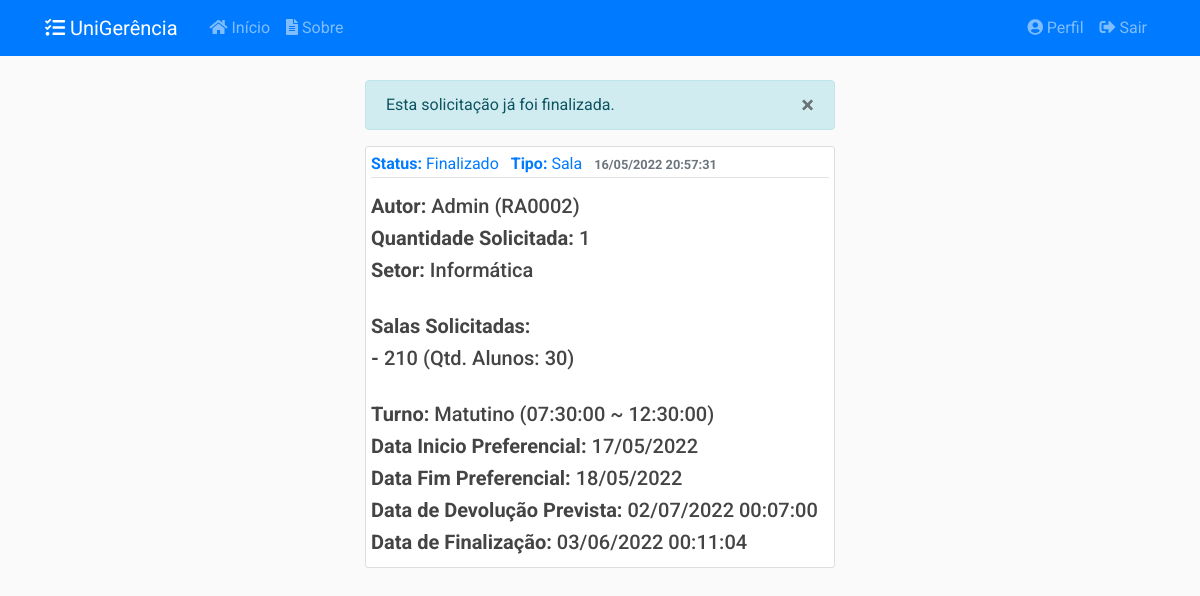
Page /solicitacoes/1 (signed in) on the committed database.
### app/models/solicitacoes.py (models this page shows, shortened)
class Solicitacao(db.Model):
    __tablename__ = 'solicitacoes'
    __table_args__ = {'extend_existing': True}
    id = db.Column(db.Integer, primary_key=True)
    status = db.Column(db.Enum(Status), default=Status.ABERTO.name)
    data_abertura = db.Column(db.DateTime, nullable=False,
                              default=datetime.now().astimezone(fuso_horario))
    data_inicio_pref = db.Column(db.Date, nullable=False)
    data_fim_pref = db.Column(db.Date, nullable=False)
    data_retirada = db.Column(db.DateTime, nullable=True)
    data_devolucao = db.Column(db.DateTime, nullable=True)
    data_cancelamento = db.Column(db.DateTime, nullable=True)
    data_finalizacao = db.Column(db.DateTime, nullable=True)
    quantidade = db.Column(db.Integer, nullable=False, default=0)
    descricao = db.Column(db.String(20), nullable=False)
    tipo = db.Column(db.String(20), nullable=False)
    ativo = db.Column(db.Boolean, nullable=False, default=True)
    usuario_id = db.Column(db.Integer, db.ForeignKey('usuarios.id'),
                           nullable=False)
    turno_id = db.Column(db.Integer, db.ForeignKey('turnos.id'),
                           nullable=False)
    turno = db.relationship('Turno', back_populates='solicitacoes')
    __mapper_args__ = {
        'polymorphic_identity': 'SOLICITACAO',
        'polymorphic_on': tipo
    }
    def __repr__(self):
        return f"Solicitação #{self.id} - {self.tipo} - {self.status.value}"
    def recuperar_id(sol_id):
        return Solicitacao.query.filter_by(id=sol_id).filter_by(ativo=True).first_or_404()
    def tempo_restante(self):
        if(self.data_devolucao and self.status.name == 'EMUSO'):
            agora = datetime.now().astimezone(fuso_horario)
            tempo_restante = int(datetime.timestamp(self.data_devolucao) -
                                  datetime.timestamp(agora))
            if tempo_restante <= 0:
                return None
            minutos, segundos = divmod(tempo_restante, 60)
            horas, minutos = divmod(minutos, 60)
            dias, horas = divmod(horas, 24)
            return "%01dd, %01dh, %01dmin" % (dias, horas, minutos)
        else:
            return None
    def verificar_autor(self, usuario):
        if self.autor == usuario or usuario.tipo.name == 'ADMIN':
            return True
        else:
            return False

class Turno(db.Model):
    __tablename__ = 'turnos'
    __table_args__ = {'extend_existing': True}
    id = db.Column(db.Integer, primary_key=True)
    name = db.Column(db.String(20), unique=True, nullable=False)
    hora_inicio = db.Column(db.Time, nullable=False)
    hora_fim = db.Column(db.Time, nullable=False)
    ativo = db.Column(db.Boolean, nullable=False, default=True)
    solicitacoes = db.relationship('Solicitacao', back_populates='turno')
    def __repr__(self):
        return f"{self.name} ({self.hora_inicio} ~ {self.hora_fim})"

### app/models/usuarios.py (models this page shows, shortened)
class Usuario(db.Model, UserMixin):
    __tablename__ = 'usuarios'
    __table_args__ = {'extend_existing': True}
    id = db.Column(db.Integer, primary_key=True)
    nome = db.Column(db.String(100), nullable=False)
    identificacao = db.Column(db.String(20), unique=True, nullable=False)
    email = db.Column(db.String(100), unique=True, nullable=False)
    senha = db.Column(db.String(60), nullable=False)
    data_cadastro = db.Column(db.DateTime, nullable=False,
                              default=datetime.now().astimezone(fuso_horario))
    data_atualizacao = db.Column(db.DateTime, nullable=True)
    tipo = db.Column(db.Enum(TipoUsuario), nullable=False)
    ativo = db.Column(db.Boolean, nullable=False, default=True)
    imagem_perfil = db.Column(db.String(20), nullable=False,
                              default='default.jpg')
    posts = db.relationship('Post', backref='autor',
                            foreign_keys='Post.usuario_id', lazy=True)
    recipiente = db.relationship('Post', backref='destinatario',
                                 foreign_keys='Post.destinatario_id', lazy=True)
    solicitacoes = db.relationship('Solicitacao', backref='autor', lazy=True)
    relatorios = db.relationship('Relatorio', backref='autor', lazy=True)
    def __repr__(self):
        return f"{self.nome} ({self.identificacao})"

### app/models/salas.py (models this page shows, shortened)
class Setor(db.Model):
    __tablename__ = 'setores'
    __table_args__ = {'extend_existing': True}
    id = db.Column(db.Integer, primary_key=True)
    name = db.Column(db.String(50), unique=True, nullable=False)
    ativo = db.Column(db.Boolean, nullable=False, default=True)
    solicitacoes = db.relationship('SolicitacaoSala', back_populates='setor')
    salas = db.relationship('Sala', back_populates='setor')

class Sala(db.Model):
    __tablename__ = 'salas'
    __table_args__ = {'extend_existing': True}
    id = db.Column(db.Integer, primary_key=True)
    numero = db.Column(db.String(20), nullable=False)
    qtd_aluno = db.Column(db.Integer, nullable=False)
    data_cadastro = db.Column(db.DateTime, nullable=False,
                              default=datetime.now().astimezone(fuso_horario))
    data_atualizacao = db.Column(db.DateTime, nullable=True)
    status = db.Column(db.Enum(Status), default=Status.ABERTO.name)
    motivo_indisponibilidade = db.Column(db.Text, nullable=True)
    ativo = db.Column(db.Boolean, nullable=False, default=True)
    setor_id = db.Column(db.Integer, db.ForeignKey('setores.id'), nullable=False)
    solicitacoes = db.relationship('SolicitacaoSala', secondary=solicitacao_s,
                                   back_populates='salas')
    relatorios = db.relationship('RelatorioSala', back_populates='sala')
    setor = db.relationship('Setor', back_populates='salas')

### app/controllers/solicitacoes.py (the view)
@solicitacoes.route("/<int:solicitacao_id>", methods=['GET'])
@login_required
def solicitacao(solicitacao_id):
    solicitacao = Solicitacao.recuperar_id(solicitacao_id)
    if not solicitacao.verificar_autor(current_user):
        abort(403)
    tempo_restante= solicitacao.tempo_restante()
    return render_template('solicitacoes/solicitacao.html',
                           title=solicitacao, solicitacao=solicitacao,
                           tempo_restante=tempo_restante)

### app/models/usuarios.py (called while the page is built)
@login_manager.user_loader
def load_user(user_id):
    return Usuario.query.get(int(user_id))

### app/templates/solicitacoes/solicitacao.html (shortened to what this page needs)
{% extends "layout.html" %}
{% block conteudo %}
{% if solicitacao.status.name != 'PENDENTE' %}
<div class="alert alert-info" role="alert" id="alert-message">
    <button type="button" class="close" data-dismiss="alert">
    <span>&times;</span>
    </button>
    {% if solicitacao.status.name == 'ABERTO' %}
    Esta solicitação ainda não foi confirmada.
    {% elif solicitacao.status.name == 'SOLICITADO' %}
    Esta solicitação está na lista de espera.
    {% elif solicitacao.status.name == 'CONFIRMADO' %}
    Esta solicitação foi confirmada.
    {% elif solicitacao.status.name == 'EMUSO' %}
    Esta solicitação está em uso.
    {% elif solicitacao.status.name == 'CANCELADO' %}
    Esta solicitação foi cancelada.
    {% elif solicitacao.status.name == 'FECHADO' %}
    Esta solicitação já foi finalizada.
    {% endif %}
</div>
{% endif %}
<article class="media content-section">
    <div class="media-body">
        <div class="article-metadata mb-3">
            <a class="mr-2"><strong>Status:</strong> {{ solicitacao.status.value }}</a>
            {% if solicitacao.tipo == 'EQUIPAMENTO' %}
            <a class="mr-2"><strong>Tipo:</strong> Equipamento</a>
            {% elif solicitacao.tipo == 'SALA' %}
            <a class="mr-2"><strong>Tipo:</strong> Sala</a>
            {% endif %}
            <small class="text-muted"><strong>{{ solicitacao.data_abertura.strftime('%d/%m/%Y %H:%M:%S') }}</strong></small>
        </div>
        <h5 class="article-content"><strong>Autor:</strong> {{ solicitacao.autor }}</h5>
        {% if solicitacao.quantidade %}
            <h5 class="article-content"><strong>Quantidade Solicitada:</strong> {{ solicitacao.quantidade }}</h5>
        {% endif %}
        {% if solicitacao.tipo == 'EQUIPAMENTO' %}
            <h5 class="article-content"><strong>Tipo de Equipamento:</strong> {{ solicitacao.tipo_eqp.nome }}</h5>
            </br>
            {% if solicitacao.equipamentos %}
                <h5 class="article-title"><strong>Equipamentos Solicitados:</strong></h5>
                    {% for equipamento in solicitacao.equipamentos %}
                        <h5 class="article-title"><strong>{{loop.index}}.</strong> {{ equipamento }}</h5>
                    {% endfor %}
                {% endif %}
        {% elif solicitacao.tipo == 'SALA'%}
            <h5 class="article-content"><strong>Setor:</strong> {{ solicitacao.setor.name }}</h5>
            {% if solicitacao.salas %}
                <h5 class="article-title"><strong>Salas Solicitadas:</strong></h5>
                {% for sala in solicitacao.salas %}
                    <h5 class="article-title"><strong>-</strong> {{ sala.numero }} (Qtd. Alunos: {{ sala.qtd_aluno }})</h5>
                {% endfor %}
            {% endif %}
        {% endif %}
        {% if solicitacao.turno %}
            <h5 class="article-content"><strong>Turno:</strong> {{ solicitacao.turno }}</h5>
        {% endif %}
        {% if solicitacao.data_inicio_pref %}
            <h5 class="article-content"><strong>Data Inicio Preferencial:</strong> {{ solicitacao.data_inicio_pref.strftime('%d/%m/%Y') }}</h5>
        {% endif %}
        {% if solicitacao.data_fim_pref %}
            <h5 class="article-content"><strong>Data Fim Preferencial:</strong> {{ solicitacao.data_fim_pref.strftime('%d/%m/%Y') }}</h5>
        {% endif %}
        {% if solicitacao.data_devolucao %}
            <h5 class="article-content"><strong>Data de Devolução Prevista:</strong> {{ solicitacao.data_devolucao.strftime('%d/%m/%Y %H:%M:%S') }}</h5>
        {% endif %}
        {% if solicitacao.data_finalizacao %}
            <h5 class="article-content"><strong>Data de Finalização:</strong> {{ solicitacao.data_finalizacao.strftime('%d/%m/%Y %H:%M:%S') }}</h5>
        {% endif %}
    </div>
</article>
{% endblock conteudo %}

### app/static/css/main.css (style rules this page uses)
body { background: #fafafad5; color: #333333; margin-top: 5rem; font-family: 'Roboto' !important; }
h1, h2, h3, h4, h5, h6 { color: #444444; }
html { scroll-behavior: smooth; }
.content-section { background: #ffffff; padding: 5px 5px; border: 1px solid #dddddd; border-radius: 3px; margin-bottom: 20px; }
.article-title { color: #444444; }
.article-content { white-space: pre-line; }
.article-metadata { padding-bottom: 1px; margin-bottom: 4px; border-bottom: 1px solid #e3e3e3 }

### rows in the picture
Solicitacao: status.value "Finalizado", data_abertura "16/05/2022 20:57:31", quantidade "1", data_inicio_pref "17/05/2022", data_fim_pref "18/05/2022", data_devolucao "02/07/2022 00:07:00", data_finalizacao "03/06/2022 00:11:04"
Usuario: autor "Admin (RA0002)"
Setor: setor.name "Informática"
Sala: numero "210", qtd_aluno "30"
Turno: turno "Matutino (07:30:00 ~ 12:30:00)"
